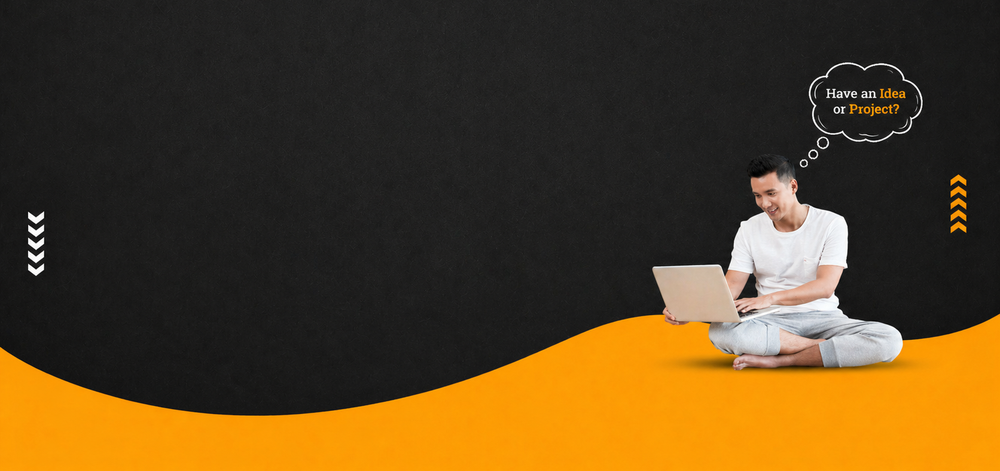
#> input picture snapticle-hero.png, 1000 x 471 px, shrunk from 1672 x 787 before the run, given in place of character_laptop_1784232738639.png, which was not available
$ python remove_green.py
#> lines starting #> are read from the running program, lines starting #| are printed output that depends on the picture; pictures that were not available may be replaced by others from this repository, and a replacement may not be noted
from PIL import Image
import numpy as np
import sys

def remove_green(image_path, output_path):
#> called with output_path = 'd:\\snapticle-media\\guy-laptop.png'
    try:
        img = Image.open(image_path).convert("RGBA")
#> img is the input picture: PIL image 1000x471 RGBA; mean R, G, B, A 87.1, 65.6, 32.6, 255
        data = np.array(img)

        # Simple chroma key for bright green
        r, g, b, a = data[:, :, 0], data[:, :, 1], data[:, :, 2], data[:, :, 3]
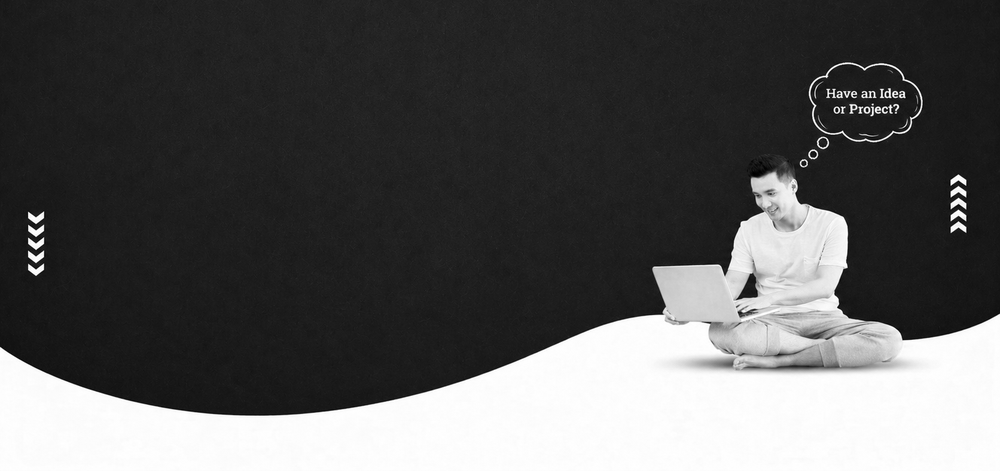
#> r: shape (471, 1000); min 0, max 255, mean 87.1
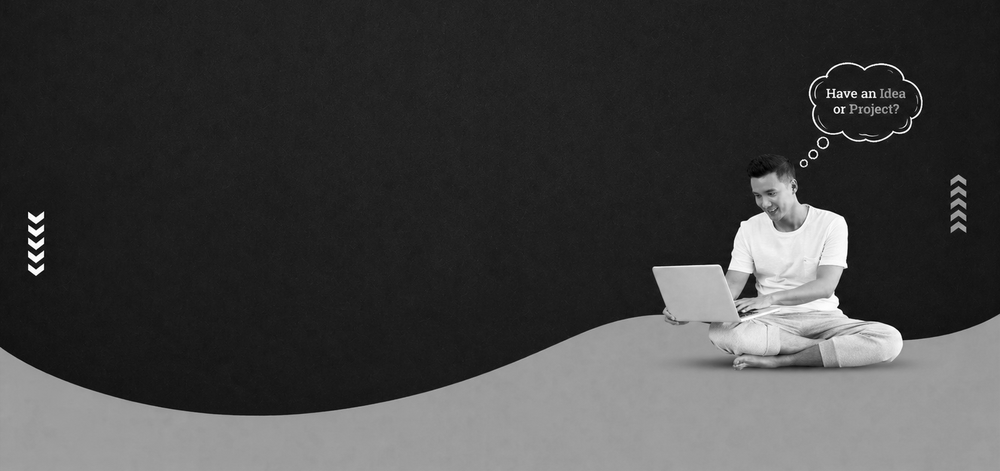
#> g: shape (471, 1000); min 0, max 255, mean 65.6
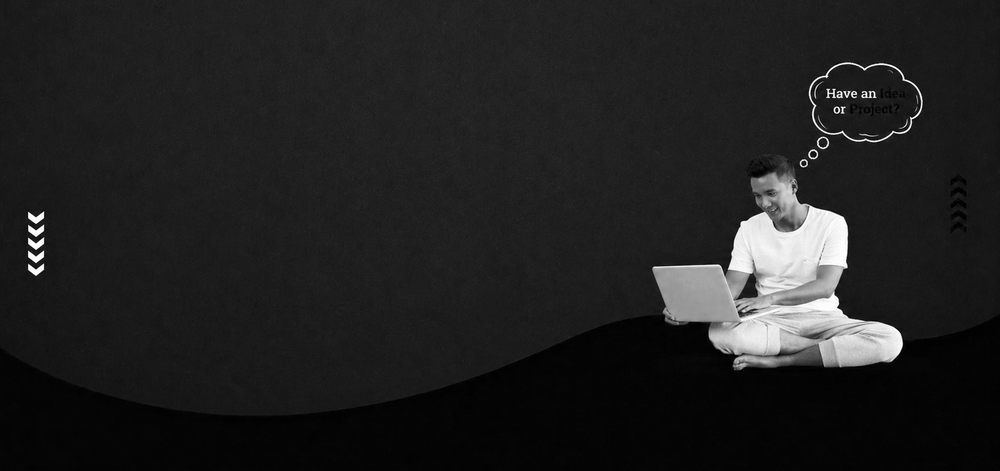
#> b: shape (471, 1000); min 0, max 255, mean 32.6
#> a: shape (471, 1000); every value is 255

        # Green is dominant
        mask = (g > 120) & (r < 120) & (b < 120) & (g > r * 1.5) & (g > b * 1.5)
#> mask: shape (471, 1000) bool; every value is 0

        data[mask, 3] = 0

        out_img = Image.fromarray(data)
        out_img.save(output_path)
        print("Success")
    except Exception as e:
        print("Error:", e)

remove_green(r'C:\Users\adars\.gemini\antigravity-ide\brain\82e8a99a-a633-4a3d-b4e1-73cd5150f782\character_laptop_1784232738639.png', r'd:\snapticle-media\guy-laptop.png')
